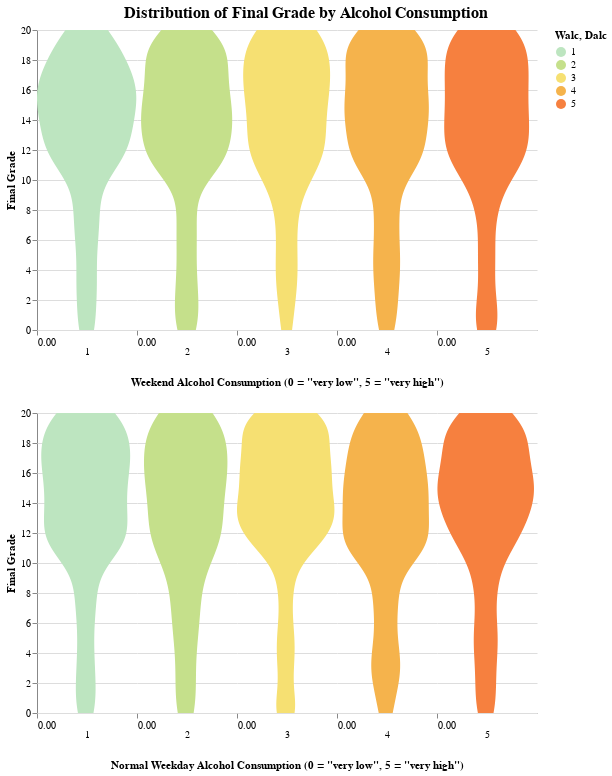

Notebook cell for this chart:
### Code cell
import altair as alt

# Assuming 'df' is your pandas DataFrame with 'G3', 'Walc', and 'Dalc' columns

wa = alt.Chart(df).transform_density(
    'G3',
    as_=['G3', 'density'],
    groupby=['Walc']
).mark_area(orient='horizontal').encode(
    y=alt.Y('G3:Q', title='Final Grade'),
    color=alt.Color('Walc:N', scale=alt.Scale(scheme='lightmulti')),
    x=alt.X(
        'density:Q',
        stack='center',
        impute=None,
        title=None,
         axis=alt.Axis(labels=True, values=list(range(6)), grid=False, ticks=True),
    ),
    column=alt.Column(
        'Walc:N',
        header=alt.Header(
            title='Weekend Alcohol Consumption (0 = "very low", 5 = "very high")',
            titleOrient='bottom',
            labelOrient='bottom',
            labelPadding=0,
        )
    )
).properties(
    width=100
)

da = alt.Chart(df).transform_density(
    'G3',
    as_=['G3', 'density'],
    groupby=['Dalc']
).mark_area(orient='horizontal').encode(
    y=alt.Y('G3:Q', title='Final Grade'),
    color=alt.Color('Dalc:N', scale=alt.Scale(scheme='lightmulti')),
    x=alt.X(
        'density:Q',
        stack='center',
        impute=None,
        title=None,
        axis=alt.Axis(labels=True, values=list(range(6)), grid=False, ticks=True),
    ),
    column=alt.Column(
        'Dalc:N',
        header=alt.Header(
            title='Normal Weekday Alcohol Consumption (0 = "very low", 5 = "very high")',
            titleOrient='bottom',
            labelOrient='bottom',
            labelPadding=0,
        )
    )
).properties(
    width=100
)

chart = (wa & da).configure_facet(
    spacing=0
).configure_view(
    stroke=None
).properties(
    title='Distribution of Final Grade by Alcohol Consumption'
).configure_title(
    fontSize=16,
    font='Arial',
    anchor='middle',
    color='black'
)

alt.renderers.enable('colab')
chart

### Figure 1 — Vega-Lite specification as saved in the notebook (floating-point values rounded to 4 significant figures; data arrays with more than 128 entries replaced by an {"elided": "..."} marker saying what was removed)
{"config": {"view": {"continuousWidth": 400, "continuousHeight": 300, "stroke": null}, "facet": {"spacing": 0}, "title": {"anchor": "middle", "color": "black", "font": "Arial", "fontSize": 16}}, "vconcat": [{"mark": {"type": "area", "orient": "horizontal"}, "encoding": {"color": {"field": "Walc", "scale": {"scheme": "lightmulti"}, "type": "nominal"}, "column": {"field": "Walc", "header": {"labelOrient": "bottom", "labelPadding": 0, "title": "Weekend Alcohol Consumption (0 = \"very low\", 5 = \"very high\")", "titleOrient": "bottom"}, "type": "nominal"}, "x": {"axis": {"grid": false, "labels": true, "ticks": true, "values": [0, 1, 2, 3, 4, 5]}, "field": "density", "impute": null, "stack": "center", "title": null, "type": "quantitative"}, "y": {"field": "G3", "title": "Final Grade", "type": "quantitative"}}, "transform": [{"density": "G3", "groupby": ["Walc"], "as": ["G3", "density"]}], "width": 100}, {"mark": {"type": "area", "orient": "horizontal"}, "encoding": {"color": {"field": "Dalc", "scale": {"scheme": "lightmulti"}, "type": "nominal"}, "column": {"field": "Dalc", "header": {"labelOrient": "bottom", "labelPadding": 0, "title": "Normal Weekday Alcohol Consumption (0 = \"very low\", 5 = \"very high\")", "titleOrient": "bottom"}, "type": "nominal"}, "x": {"axis": {"grid": false, "labels": true, "ticks": true, "values": [0, 1, 2, 3, 4, 5]}, "field": "density", "impute": null, "stack": "center", "title": null, "type": "quantitative"}, "y": {"field": "G3", "title": "Final Grade", "type": "quantitative"}}, "transform": [{"density": "G3", "groupby": ["Dalc"], "as": ["G3", "density"]}], "width": 100}], "data": {"name": "data-5e881c0257146e2e976f7e5ab27a02f9"}, "title": "Distribution of Final Grade by Alcohol Consumption", "$schema": "https://vega.github.io/schema/vega-lite/v4.17.0.json", "datasets": {"data-5e881c0257146e2e976f7e5ab27a02f9": {"elided": "2085 records"}}}
